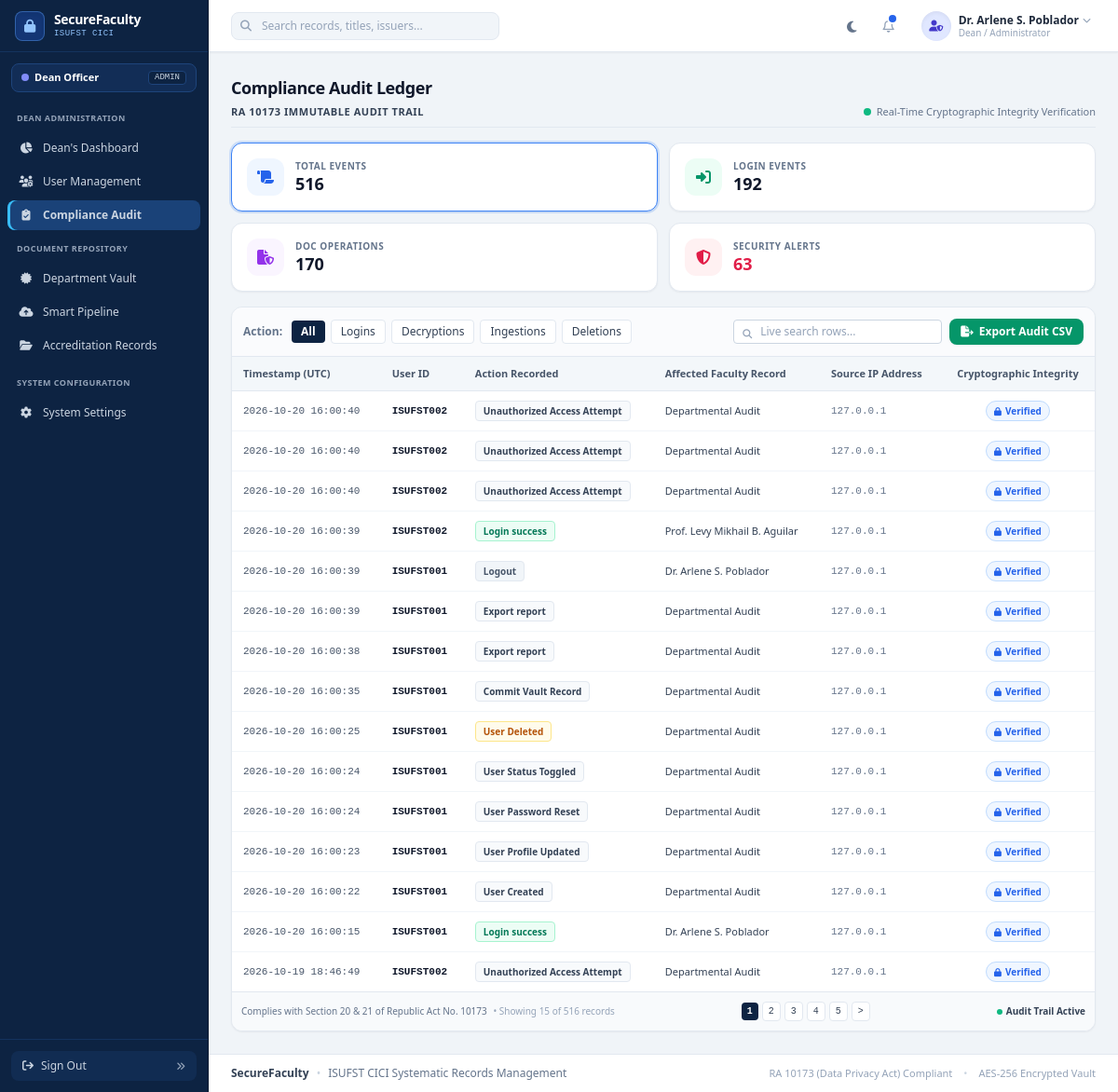
/audit_logs.php (signed in), run on the app's committed database.
### tables this page shows
CREATE TABLE audit_logs (
                id INTEGER PRIMARY KEY AUTOINCREMENT,
                user_id INTEGER,
                username TEXT,
                role TEXT,
                action TEXT NOT NULL,
                target_id INTEGER,
                details TEXT,
                ip_address TEXT,
                user_agent TEXT,
                created_at DATETIME DEFAULT CURRENT_TIMESTAMP
            );

### app/views/audit/index.php (the view, shortened to what the rows shown need)
<?php
$displayLogs = $displayLogs ?? [];
$facultyLookup = $facultyLookup ?? [];
require_once __DIR__ . '/../layouts/layout_start.php';
?>
<div>
    <h1 class="text-lg font-extrabold text-slate-900 dark:text-white tracking-tight">Compliance Audit Ledger</h1>
</div>
<div class="bg-white dark:bg-[#111c36] rounded-xl border border-slate-200 dark:border-slate-800 shadow-sm overflow-hidden flex flex-col">
    <div class="overflow-x-auto flex-1">
        <table class="w-full text-left text-xs border-collapse" id="auditTable">
            <thead>
                <tr class="bg-slate-100/80 dark:bg-slate-900 text-slate-600 dark:text-slate-400 font-bold text-[11px] border-b border-slate-200 dark:border-slate-800">
                    <th class="py-2.5 px-3 whitespace-nowrap">Timestamp (UTC)</th>
                    <th class="py-2.5 px-3">User ID</th>
                    <th class="py-2.5 px-3">Action Recorded</th>
                    <th class="py-2.5 px-3">Affected Faculty Record</th>
                    <th class="py-2.5 px-3">Source IP Address</th>
                    <th class="py-2.5 px-3 text-center">Cryptographic Integrity</th>
                </tr>
            </thead>
            <tbody class="divide-y divide-slate-100 dark:divide-slate-800 text-[11px]" id="auditTableBody">
                <?php if (empty($displayLogs)): ?>
                    <tr id="emptyAuditRow">
                        <td colspan="6" class="py-10 text-center text-slate-400 dark:text-slate-500">
                            <i class="fa-regular fa-folder-open text-2xl block mb-2 text-slate-300 dark:text-slate-600"></i>
                            No audit transactions found for this filter.
                        </td>
                    </tr>
                <?php else: ?>
                    <?php foreach ($displayLogs as $log): ?>
                        <?php
                            $userId = ($log['role'] === 'dean')
                                ? 'ISUFST001'
                                : 'ISUFST' . str_pad($log['user_id'] ?? '02', 3, '0', STR_PAD_LEFT);
                            $actionRaw = $log['action'];
                            $actionMap = [
                                'LOGIN_SUCCESS' => 'Login success',
                                'LOGIN_FAILED' => 'Login failed',
                                'LOGOUT' => 'Logout',
                                'VIEW_DOCUMENT' => 'View document',
                                'DOWNLOAD_DOCUMENT' => 'Download document',
                                'ARCHIVE_DOCUMENT' => 'Archive document',
                                'DELETE_DOCUMENT' => 'Delete document',
                                'OCR_EXTRACT' => 'Ocr extract',
                                'EXPORT_REPORT' => 'Export report',
                            ];
                            $actionLabel = $actionMap[$actionRaw] ?? ucwords(strtolower(str_replace('_', ' ', $actionRaw)));
                            $actionColor = match(true) {
                                str_contains($actionRaw, 'LOGIN_SUCCESS') => 'text-emerald-700 dark:text-emerald-300 bg-emerald-50 dark:bg-emerald-950/40 border-emerald-200 dark:border-emerald-800/60',
                                str_contains($actionRaw, 'LOGIN_FAILED') => 'text-rose-700 dark:text-rose-300 bg-rose-50 dark:bg-rose-950/40 border-rose-200 dark:border-rose-800/60',
                                str_contains($actionRaw, 'LOGOUT') => 'text-slate-600 dark:text-slate-400 bg-slate-100 dark:bg-slate-800 border-slate-200 dark:border-slate-700',
                                str_contains($actionRaw, 'ARCHIVE') => 'text-purple-700 dark:text-purple-300 bg-purple-50 dark:bg-purple-950/40 border-purple-200 dark:border-purple-800/60',
                                str_contains($actionRaw, 'DELETE') => 'text-amber-700 dark:text-amber-300 bg-amber-50 dark:bg-amber-950/40 border-amber-200 dark:border-amber-800/60',
                                str_contains($actionRaw, 'VIEW') || str_contains($actionRaw, 'DOWNLOAD') => 'text-blue-700 dark:text-blue-300 bg-blue-50 dark:bg-blue-950/40 border-blue-200 dark:border-blue-800/60',
                                str_contains($actionRaw, 'OCR') => 'text-cyan-700 dark:text-cyan-300 bg-cyan-50 dark:bg-cyan-950/40 border-cyan-200 dark:border-cyan-800/60',
                                default => 'text-slate-700 dark:text-slate-300 bg-slate-50 dark:bg-slate-800 border-slate-200 dark:border-slate-700',
                            };
                            $affectedRecord = $facultyLookup[$log['target_id'] ?? 0] ?? 'Departmental Audit';
                        ?>
                        <tr class="hover:bg-slate-50/70 dark:hover:bg-slate-800/40 transition-colors audit-log-row"
                            data-search="<?= strtolower($log['created_at'] . ' ' . $userId . ' ' . $actionLabel . ' ' . $affectedRecord . ' ' . $log['ip_address']) ?>">
                            <td class="py-2.5 px-3 text-slate-600 dark:text-slate-400 font-mono whitespace-nowrap"><?= htmlspecialchars($log['created_at']) ?></td>
                            <td class="py-2.5 px-3 font-bold text-slate-900 dark:text-white font-mono"><?= htmlspecialchars($userId) ?></td>
                            <td class="py-2.5 px-3">
                                <span class="inline-block px-2 py-0.5 rounded text-[10px] font-semibold border <?= $actionColor ?>">
                                    <?= htmlspecialchars($actionLabel) ?>
                                </span>
                            </td>
                            <td class="py-2.5 px-3 text-slate-700 dark:text-slate-300 font-medium"><?= htmlspecialchars($affectedRecord) ?></td>
                            <td class="py-2.5 px-3 text-slate-500 dark:text-slate-400 font-mono"><?= htmlspecialchars($log['ip_address']) ?></td>
                            <td class="py-2.5 px-3 text-center">
                                <span class="inline-flex items-center gap-1 text-[10px] text-blue-600 dark:text-blue-400 font-semibold bg-blue-50 dark:bg-blue-950/40 px-2 py-0.5 rounded-full border border-blue-200 dark:border-blue-800/60" title="Chained immutable log entry">
                                    <i class="fa-solid fa-lock text-[9px]"></i>
                                    <span>Verified</span>
                                </span>
                            </td>
                        </tr>
                    <?php endforeach; ?>
                <?php endif; ?>
            </tbody>
        </table>
    </div>
</div>
<?php require_once __DIR__ . '/../layouts/layout_end.php'; ?>

### data on the page
audit_logs: created_at "2026-10-20 16:00:40", userId "ISUFST002", action "Unauthorized Access Attempt", target "Departmental Audit", ip_address "127.0.0.1"
audit_logs: created_at "2026-10-20 16:00:40", userId "ISUFST002", action "Unauthorized Access Attempt", target "Departmental Audit", ip_address "127.0.0.1"
audit_logs: created_at "2026-10-20 16:00:40", userId "ISUFST002", action "Unauthorized Access Attempt", target "Departmental Audit", ip_address "127.0.0.1"
audit_logs: created_at "2026-10-20 16:00:39", userId "ISUFST002", action "Login success", target "Prof. Levy Mikhail B. Aguilar", ip_address "127.0.0.1"
audit_logs: created_at "2026-10-20 16:00:39", role "ISUFST001", action "Logout", target "Dr. Arlene S. Poblador", ip_address "127.0.0.1"
audit_logs: created_at "2026-10-20 16:00:39", role "ISUFST001", action "Export report", target "Departmental Audit", ip_address "127.0.0.1"
audit_logs: created_at "2026-10-20 16:00:38", role "ISUFST001", action "Export report", target "Departmental Audit", ip_address "127.0.0.1"
audit_logs: created_at "2026-10-20 16:00:35", role "ISUFST001", action "Commit Vault Record", target "Departmental Audit", ip_address "127.0.0.1"
audit_logs: created_at "2026-10-20 16:00:25", role "ISUFST001", action "User Deleted", target "Departmental Audit", ip_address "127.0.0.1"
audit_logs: created_at "2026-10-20 16:00:24", role "ISUFST001", action "User Status Toggled", target "Departmental Audit", ip_address "127.0.0.1"
audit_logs: created_at "2026-10-20 16:00:24", role "ISUFST001", action "User Password Reset", target "Departmental Audit", ip_address "127.0.0.1"
audit_logs: created_at "2026-10-20 16:00:23", role "ISUFST001", action "User Profile Updated", target "Departmental Audit", ip_address "127.0.0.1"
audit_logs: created_at "2026-10-20 16:00:22", role "ISUFST001", action "User Created", target "Departmental Audit", ip_address "127.0.0.1"
audit_logs: created_at "2026-10-20 16:00:15", role "ISUFST001", action "Login success", target "Dr. Arlene S. Poblador", ip_address "127.0.0.1"
audit_logs: created_at "2026-10-19 18:46:49", userId "ISUFST002", action "Unauthorized Access Attempt", target "Departmental Audit", ip_address "127.0.0.1"

### other printed values
$currentUser['full_name'] "Dr. Arlene S. Poblador"
$statTotal "516"
$statLogins "192"
$statDocs "170"
$statAlerts "63"
count($displayLogs) "15"
$totalLogs "516"
